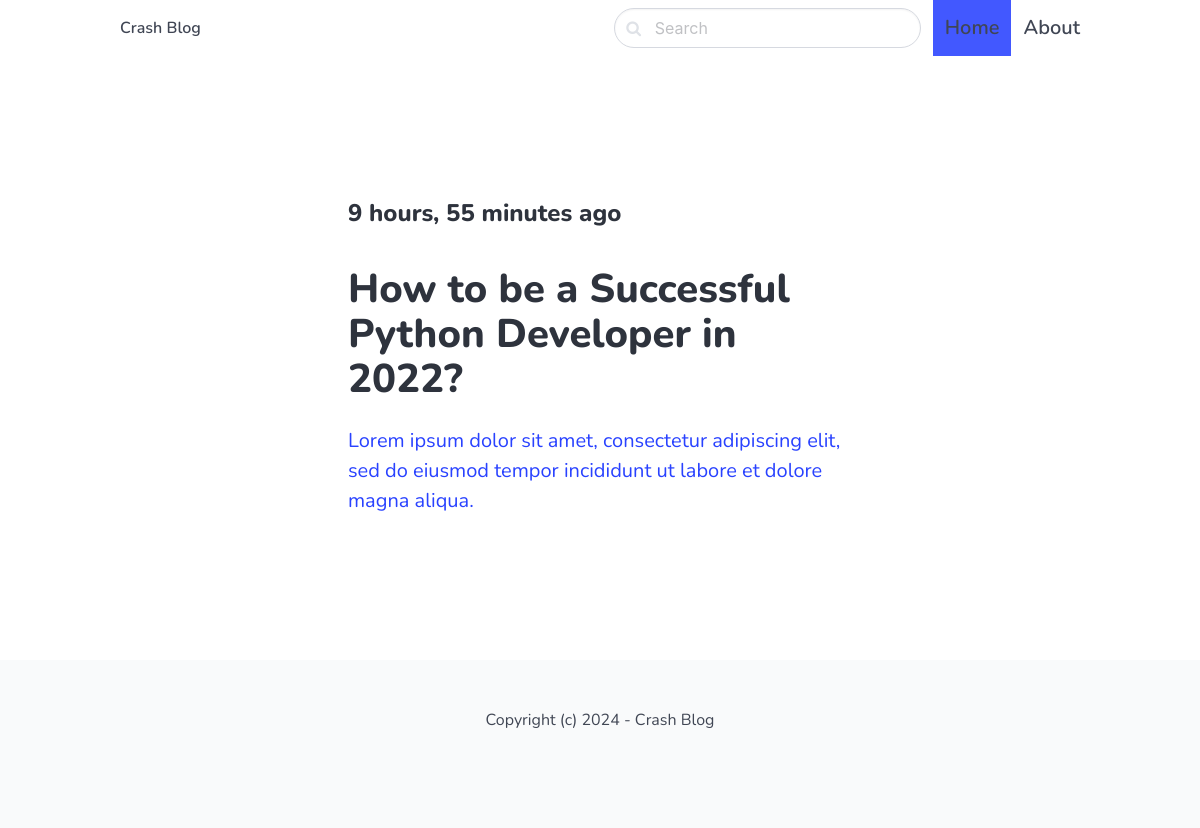
/django/, run on the app's committed database.
### blog/models.py (models this page shows, shortened)
class Post(models.Model):
    ACTIVE = 'active'
    DRAFT = 'draft'
    CHOICES_STATUS = (
        (ACTIVE, 'Active'),
        (DRAFT, 'Draft')
    )
    category = models.ForeignKey(
        Category, related_name='posts', on_delete=models.CASCADE, default='General')
    title = models.CharField(max_length=255)
    slug = models.SlugField()
    intro = models.TextField()
    body = models.TextField()
    created_at = models.DateTimeField(auto_now_add=True)
    status = models.CharField(
        max_length=10, choices=CHOICES_STATUS, default=ACTIVE)
    image = models.ImageField(upload_to='uploads/', blank=True, null=True)
    class Meta:
        ordering = ['-created_at',]

### blog/views.py (the view)
# urls.py: path('<slug:slug>/', views.category, name='category_detail'),
def category(request, slug):
    category = get_object_or_404(Category, slug=slug)
    posts = category.posts.filter(status=Post.ACTIVE)
    context = {
        'category': category,
        'posts': posts
    }
    return render(request, 'blog/category.html', context)

### blog/templates/blog/category.html (shortened to what this page needs)
{% extends 'main.html' %}
{% block content %}
   <section class="hero ">
        <div class="hero-body">
          <div class="container">
            {% for post in posts %}
            <section class="section">
              <div class="columns">
                <div class="column is-8 is-offset-2">
                  <div class="content is-medium">
                    <a href="{% url 'post_detail' post.category.slug post.slug %}">
                    <h2 class="subtitle is-4">{{post.created_at|timesince}} ago</h2>
                    <h1 class="title">{{post.title}}</h1>
                    <p>{{post.intro}}</p>
                    </a>
                  </div>
                </div>
              </div>
            </section>
            {% empty %}
              <div class="content">
                <p>There is no posts in this category...</p>
              </div>
            {% endfor %}
          </div>
        </div>
    </section>
{% endblock content%}

### templates/main.html (style rules this page uses)
body { font-family: 'Nunito', sans-serif; }

### data on the page
Post: created_at "9 hours, 55 minutes", title "How to be a Successful Python Developer in 2022?", intro "Lorem ipsum dolor sit amet, consectetur adipiscing elit, sed do eiusmod tempor incididunt ut labore et dolore magna aliqua."
